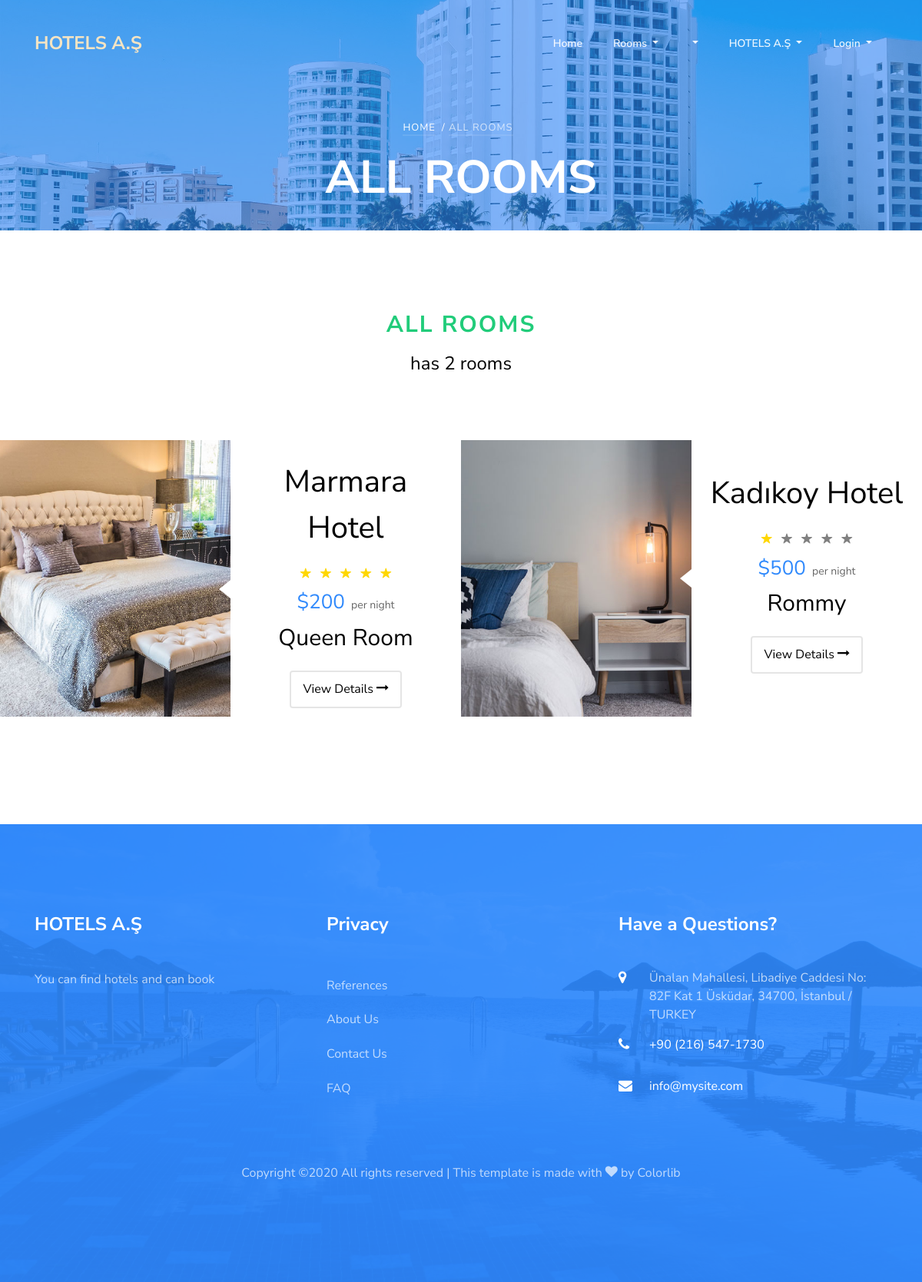
The app's page /category/all-rooms with its own data.
### home/models.py (models this page shows, shortened)
class Setting(models.Model):
    title = models.CharField(max_length=200)
    keywords = models.CharField(max_length=255)
    description = models.CharField(max_length=255)
    company = models.CharField(max_length=80)
    address = models.CharField(max_length=255, blank=True)
    phone = models.CharField(max_length=20, blank=True)
    fax = models.CharField(max_length=20, blank=True)
    email = models.EmailField()
    smtpserver = models.CharField(max_length=255, blank=True)
    smtpemail = models.EmailField(blank=True)
    smtppassword = models.CharField(max_length=50, blank=True)
    smtpport = models.IntegerField(blank=True, null=True)
    image = models.ImageField(blank=True, upload_to='images/')
    facebook = models.CharField(max_length=80, blank=True)
    instagram = models.CharField(max_length=80, blank=True)
    twitter = models.CharField(max_length=80, blank=True)
    aboutus = RichTextUploadingField()
    contact = RichTextUploadingField()
    references = RichTextUploadingField()
    status = models.CharField(blank=True, max_length=5, choices=STATUS)
    created_at = models.DateTimeField(auto_now_add=True)
    updated_at = models.DateTimeField(auto_now=True)

### hotel/models.py (models this page shows, shortened)
class Room(models.Model):
    hotel_id = models.ForeignKey(Hotel, on_delete=models.CASCADE)
    title = models.CharField(max_length=30)
    keywords = models.CharField(max_length=255)
    description = RichTextUploadingField()
    image = models.ImageField(blank=True, upload_to='images/')
    price = models.IntegerField(blank=False)
    status = models.CharField(blank=True, max_length=5, choices=STATUS)
    count = models.IntegerField(blank=False)
    slug = models.SlugField(null=False)
    created_at = models.DateTimeField(auto_now_add=True)
    updated_at = models.DateTimeField(auto_now=True)
    def image_tag(self):
        return mark_safe('<img src="{}" height="50"/>'.format(self.image.url))
    image_tag.short_description = 'Image'

class Hotel(models.Model):
    STAR = (
        ('1', '1'),
        ('2', '2'),
        ('3', '3'),
        ('4', '4'),
        ('5', '5'),
    )
    title = models.CharField(max_length=30)
    keywords = models.CharField(max_length=255)
    description = RichTextUploadingField()
    image = models.ImageField(blank=True, upload_to='images/')
    category = models.ForeignKey(Category, on_delete=models.CASCADE)
    star = models.IntegerField(blank=True, choices=STAR)
    address = models.CharField(max_length=80)
    city = models.CharField(max_length=20)
    country = models.CharField(max_length=20)
    location = models.CharField(max_length=20)
    phone = models.CharField(max_length=20)
    fax = models.CharField(max_length=20)
    email = models.EmailField()
    user_id = models.ForeignKey(User, on_delete=models.CASCADE)
    status = models.CharField(max_length=10, choices=STATUS)
    slug = models.SlugField(null=False, unique=True)
    created_at = models.DateTimeField(auto_now_add=True)
    updated_at = models.DateTimeField(auto_now=True)
    def image_tag(self):
        return mark_safe('<img src="{}" height="50"/>'.format(self.image.url))
    image_tag.short_description = 'Image'

### home/views.py (the view)
# urls.py: path('category/all-rooms', views.all_category, name="all-category"),
def all_category(request):
    setting = Setting.objects.first()
    page = 'All Rooms'
    rooms = Room.objects.filter(status=True, hotel_id__status=True)
    category = Category.objects.filter(status=True)
    menu = Menu.objects.filter(status=True)
    context = {
        'setting': setting,
        'menu': menu,
        'rooms': rooms,
        'page': page,
        'category': category}
    return render(request, 'rooms.html', context)

### home/templates/rooms.html (shortened to what this page needs)
{% extends 'homebase.html' %}
{% load static %}
{% block content %}
<section class="ftco-section ftco-no-pb ftco-room">
	<div class="container">
		<div class="row no-gutters">
			<div class="col-md-12 heading-section text-center ftco-animate fadeInUp ftco-animated">
    	        <span style="font-size: 30px" class="subheading">{{page}}</span>
				<h4 class="mb-4">has {{rooms.count}} room{{rooms.count | pluralize}}</h4>
				<br><br>
            </div>
		</div>
	</div>
	<div class="container-fluid px-0" style="min-height:500px;">
		<div class="row no-gutters">
		{% for room in rooms %}
			<div class="col-lg-6">
				<div class="room-wrap d-md-flex ftco-animate">
					<a href="{% url 'room' room.id room.hotel_id.slug room.slug %}" class="img" style="background-image: url({{room.image.url}});"></a>
					<div class="half left-arrow d-flex align-items-center">
						<div class="text p-4 text-center">
							<h2 class="mb-3"><a href="{% url 'hotel' room.hotel_id.id room.hotel_id.slug %}" style="color:black">{{room.hotel_id.title}}</a></h2>
							<p class="star mb-0">
								{% for i in "12345" %}
									<span class="ion-ios-star" style="{% if room.hotel_id.star >= forloop.counter %} color:gold;{% else %} color:gray;{% endif %}"></span>
								{% endfor %}
							</p>
							<p class="mb-0"><span class="price mr-1">${{room.price}}</span> <span class="per">per night</span></p>
    						<h3 class="mb-3"><a href="{% url 'room' room.id room.hotel_id.slug room.slug %}">{{room.title}}</a></h3>
    						<p class="pt-1"><a href="{% url 'room' room.id room.hotel_id.slug room.slug %}" class="btn-custom px-3 py-2 rounded">View Details <span class="icon-long-arrow-right"></span></a></p>
						</div>
					</div>
				</div>
			</div>
		{% endfor %}
		</div>
	</div>
</section>
{% endblock  %}

### home/templates/header.html (shortened to what this page needs)
{% load static %}
<nav class="navbar navbar-expand-lg navbar-dark ftco_navbar bg-dark ftco-navbar-light" id="ftco-navbar">
  <div class="container">
    <a class="navbar-brand" href="/"><span>{{ setting.company|linebreaksbr }}</span></a>
    <div class="collapse navbar-collapse" id="ftco-nav">
      <ul class="navbar-nav ml-auto">
        <li class="nav-item"><a href="/" class="nav-link">Home</a></li>
        <li class="nav-item dropdown">
            <a class="dropdown-toggle nav-link" href="{% url 'all-category'%}" id="dropdownMenuLink" aria-haspopup="true" aria-expanded="false">
              Rooms
            </a>
        </li>
        {% if menu %}
        {% load mptt_tags %}
        {% recursetree menu %}
            <li {% if not node.is_leaf_node %} class="nav-item dropdown"{% endif %}>
                <a class="{% if not node.is_leaf_node %}dropdown-toggle nav-link{% else %}dropdown-item{% endif %} " href="{% if node.is_leaf_node %}{% url 'menu' node.id %}{% endif %}" {% if not node.is_leaf_node %} data-toggle="dropdown" {% endif %} id="dropdownMenuLink" aria-haspopup="true" aria-expanded="false">
                </a>
            </li>
        {% endrecursetree %}
        {% endif %}
        <li class="nav-item dropdown">
            <a class="dropdown-toggle nav-link" href="#" id="dropdownMenuLink" aria-haspopup="true" aria-expanded="false">
              {{setting.company}}
            </a>
        </li>
      </ul>
      <ul class="navbar-nav mr-right">
      {% if user.id is None %}
        <li class="nav-item dropdown">
            <a class="nav-link dropdown-toggle" href="" id="navbarDropdownMenuLink" data-toggle="dropdown" aria-haspopup="true" aria-expanded="false">
            Login
            </a>
        </li>
      {% endif %}
      </ul>
    </div>
  </div>
</nav>
{% if page != 'index' %}
<div class="hero-wrap" style="background-image: url({% static 'assets/images/bg_3.jpg' %});">
  <div class="overlay"></div>
  <div class="container">
    <div class="row no-gutters slider-text d-flex align-itemd-center justify-content-center">
      <div class="col-md-9 ftco-animate text-center d-flex align-items-end justify-content-center">
      	<div class="text">
          <p class="breadcrumbs mb-2"><span class="mr-2"><a href="{% url 'index' %}">Home</a></span>/ {% if page.lower == 'room' %}<span class="mr-2"><a href="{% url 'hotel' room.hotel_id.id room.hotel_id.slug %}">{{room.hotel_id}} /</a></span><span class="mr-2">{{room.title}}</span>{% else %}<span class="mr-2">{{page}}</span>{% endif %}</p>
          <h1 class="mb-4 bread">{% if page.lower == 'room' %}{{room}} {% else %} {{page.upper}}{% endif %}</h1>
        </div>
      </div>
    </div>
  </div>
</div>
{% endif %}

### home/templates/footer.html (shortened to what this page needs)
{% load static %}
<footer class="ftco-footer ftco-section img" style="background-image: url({% static 'assets/images/bg_4.jpg)' %};">
	<div class="overlay"></div>
  <div class="container">
    <div class="row mb-5">
      <div class="col-md">
        <div class="ftco-footer-widget mb-4">
          <h2 class="ftco-heading-2">{{setting.company}}</h2>
          <p>{{setting.description}}</p>
          <ul class="ftco-footer-social list-unstyled float-md-left float-lft mt-5">
          </ul>
        </div>
      </div>
      <div class="col-md">
         <div class="ftco-footer-widget mb-4">
          <h2 class="ftco-heading-2">Privacy</h2>
          <ul class="list-unstyled">
            <li><a href="/references" class="py-2 d-block">References</a></li>
            <li><a href="/aboutus" class="py-2 d-block">About Us</a></li>
            <li><a href="/contact" class="py-2 d-block">Contact Us</a></li>
            <li><a href="/faq" class="py-2 d-block">FAQ</a></li>
          </ul>
        </div>
      </div>
      <div class="col-md">
        <div class="ftco-footer-widget mb-4">
        	<h2 class="ftco-heading-2">Have a Questions?</h2>
        	<div class="block-23 mb-3">
              <ul>
                <li><span class="icon icon-map-marker"></span><span class="text">{{setting.address}}</span></li>
                <li><a href="tel://{{setting.phone}}"><span class="icon icon-phone"></span><span class="text">{{setting.phone}}</span></a></li>
                <li><a href="mailto:{{setting.email}}"><span class="icon icon-envelope"></span><span class="text">{{setting.email}}</span></a></li>
              </ul>
            </div>
        </div>
      </div>
    </div>
    <div class="row">
      <div class="col-md-12 text-center">
        <p>
  Copyright &copy;<script>document.write(new Date().getFullYear());</script> All rights reserved | This template is made with <i class="icon-heart color-danger" aria-hidden="true"></i> by <a href="https://colorlib.com" target="_blank">Colorlib</a>
  </p>
      </div>
    </div>
</div>
</footer>

### home/static/assets/css/icomoon.css (style rules this page uses)
[class^="icon-"], [class*=" icon-"] { font-family: 'icomoon' !important; speak: none; font-style: normal; font-weight: normal; font-variant: normal; text-transform: none; line-height: 1; -webkit-font-smoothing: antialiased; -moz-osx-font-smoothing: grayscale; }
.icon-heart:before { content: "\f004"; }
.icon-map-marker:before { content: "\f041"; }
.icon-phone:before { content: "\f095"; }
.icon-envelope:before { content: "\f0e0"; }
.icon-long-arrow-right:before { content: "\f178"; }

### records on screen
Setting: company "HOTELS A.Ş", description "You can find hotels and can book", address "Ünalan Mahallesi, Libadiye Caddesi No: 82F Kat 1 Üsküdar, 34700, İstanbul / TURKEY", phone "+90 (216) 547-1730", email "info@mysite.com"
Room: image (picture), hotel_id "Marmara Hotel", price "200", title "Queen Room"
Room: image (picture), hotel_id "Kadıkoy Hotel", price "500", title "Rommy"

### other values on screen
{{ page }} "ALL ROOMS"
{{ page.upper }} "ALL ROOMS"
{{ rooms.count }} "2"
{{ rooms.count | pluralize }} "s"
